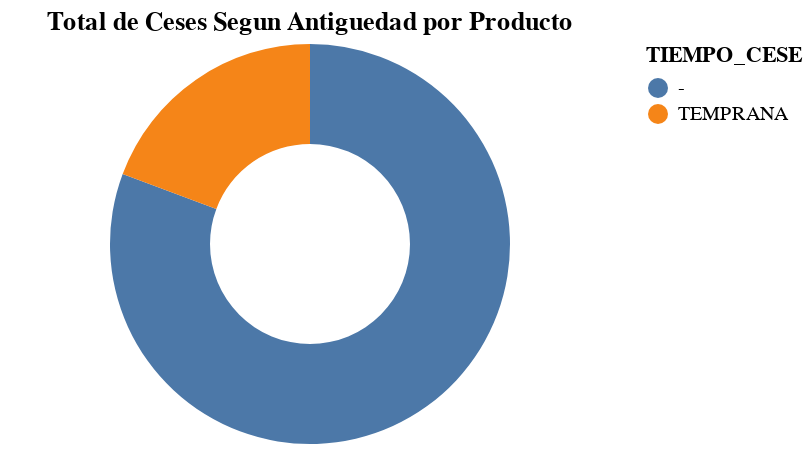

Source (notebook cell):
### Markdown cell above
* Conociendo a los Cesados

### Code cell
tiempo = cesados.groupby(
            by = 'TIEMPO_CESE', as_index = False
        ).agg(ceses = ('CODIGO', 'count'))

alt.Chart(tiempo).mark_arc(innerRadius = 50).encode(
    theta = alt.Theta(field = 'ceses', type = 'quantitative'),
    color = alt.Color(field = 'TIEMPO_CESE', type = 'nominal')
).properties(
    title = 'Ceses por Tiempo',
    width = 300,
    height = 200)

### Figure 1 — Vega-Lite specification as saved in the notebook (floating-point values rounded to 4 significant figures)
{"config": {"view": {"continuousWidth": 400, "continuousHeight": 300}}, "data": {"name": "data-e792bab31f06686be4029455bedf13d7"}, "mark": {"type": "arc", "innerRadius": 50}, "encoding": {"color": {"field": "TIEMPO_CESE", "type": "nominal"}, "theta": {"field": "ceses", "type": "quantitative"}}, "height": 200, "title": "Total de Ceses Segun Antiguedad por Producto", "width": 300, "$schema": "https://vega.github.io/schema/vega-lite/v4.17.0.json", "datasets": {"data-e792bab31f06686be4029455bedf13d7": [{"TIEMPO_CESE": "-", "ceses": 1317}, {"TIEMPO_CESE": "TEMPRANA", "ceses": 315}]}}
